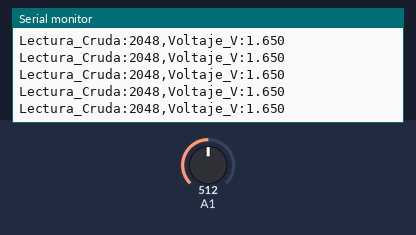
A sketch run on a simulated Arduino Zero (SAMD21). On the bench: the last lines printed to the serial monitor. The inputs (shaded band) are chosen by the test bench; at power-on: A1 = 512 (analog values on the 0–1023 scale).

Above: at 1.2 s.
1.3 s: A1 set to 716
At 1.56 s:
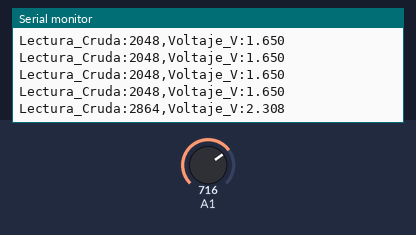
2.8 s: A1 set to 900
At 2.96 s:
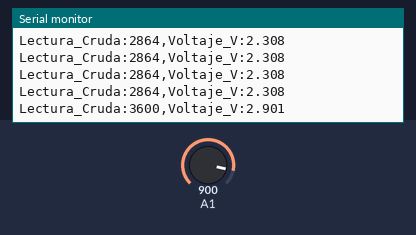
Timing chart, 0 to 5.8 s (numbered marks = the images above; inputs shaded):
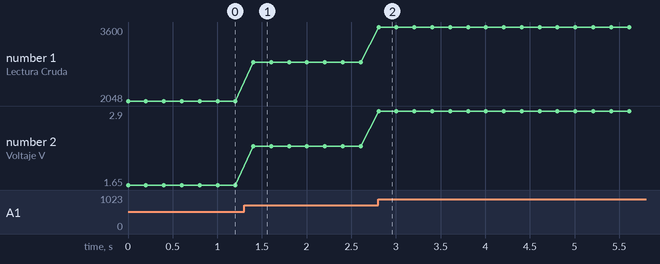

The sketch:

lectura_cruda.ino
```cpp
// Definimos el pin analógico. Usaremos el GPIO 1 (A1 en algunas placas)
const int pinGalga = 1;

void setup() {
  // Inicializamos el monitor serie a 115200 baudios
  Serial.begin(115200);
  Serial.println("--- Sistema de Monitoreo de Galga BF350 Iniciado ---");

  // Opcional: Configuramos la resolución a 12 bits (0-4095)
  analogReadResolution(12);
}

void loop() {
  // 1. Leer el valor analógico crudo (0 a 4095)
  int valorCrudo = analogRead(pinGalga);

  // 2. Convertir el valor crudo a Voltaje estimado (0.0V a 3.3V)
  // Multiplicamos por 3.3V de referencia y dividimos entre la resolución máxima (4095)
  float voltaje = (valorCrudo * 3.3) / 4095.0;

  // 3. Imprimir los datos en el monitor serie en formato limpio
  Serial.print("Lectura_Cruda:");
  Serial.print(valorCrudo);
  Serial.print(",");
  Serial.print("Voltaje_V:");
  Serial.println(voltaje, 3); // Muestra 3 decimales para ver variaciones micro

  // Esperamos 200 milisegundos entre lecturas (5 lecturas por segundo)
  delay(200);
}
```

Measured:
- after the input at 1.3 s, the serial monitor: prints a new line after 0.10 s (image 1)
- after the input at 2.8 s, the serial monitor: prints a new line at once (image 2)
- plotted number 1: 2048 → 2864 after the input at 1.3 s, 2864 → 3600 after the input at 2.8 s
- plotted number 2: 1.65 → 2.31 after the input at 1.3 s, 2.31 → 2.9 after the input at 2.8 s
